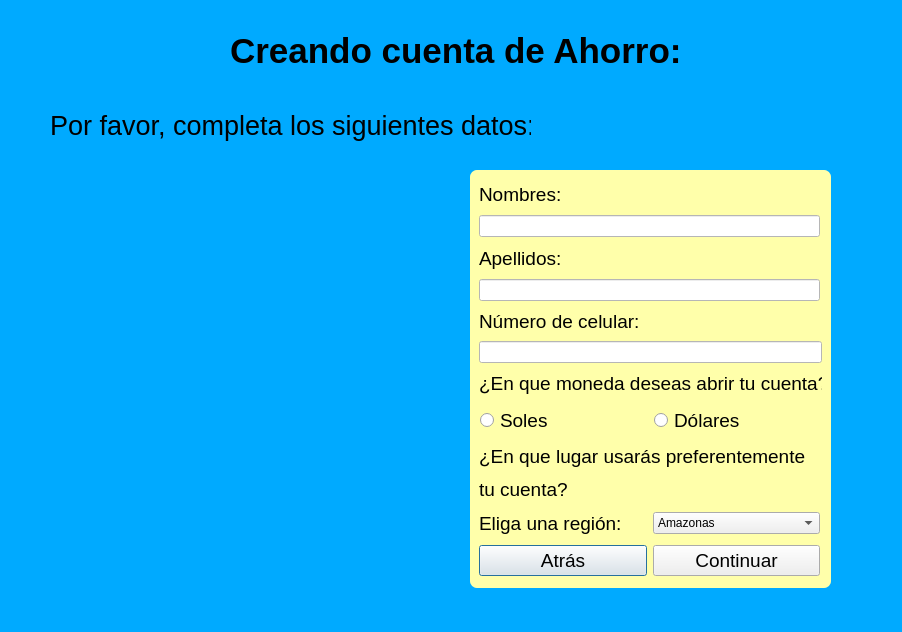
<?xml version="1.0" encoding="UTF-8"?>
<ui version="4.0">
 <class>Ahorro</class>
 <widget class="QDialog" name="Ahorro">
  <property name="geometry">
   <rect>
    <x>0</x>
    <y>0</y>
    <width>902</width>
    <height>632</height>
   </rect>
  </property>
  <property name="windowTitle">
   <string>Dialog</string>
  </property>
  <property name="styleSheet">
   <string notr="true">#Ahorro{
background-color:rgb(0, 170, 255);
}</string>
  </property>
  <widget class="QLabel" name="label">
   <property name="geometry">
    <rect>
     <x>230</x>
     <y>20</y>
     <width>451</width>
     <height>61</height>
    </rect>
   </property>
   <property name="font">
    <font>
     <pointsize>26</pointsize>
     <bold>true</bold>
    </font>
   </property>
   <property name="styleSheet">
    <string notr="true">#label{
color:black;
}</string>
   </property>
   <property name="text">
    <string>Creando cuenta de Ahorro:</string>
   </property>
  </widget>
  <widget class="QGroupBox" name="contenedorDatosAhorro">
   <property name="geometry">
    <rect>
     <x>470</x>
     <y>170</y>
     <width>361</width>
     <height>418</height>
    </rect>
   </property>
   <property name="styleSheet">
    <string notr="true">#contenedorDatosAhorro{
background-color:rgb(255, 255, 170);
border-radius:7px;
}</string>
   </property>
   <property name="title">
    <string/>
   </property>
   <widget class="QWidget" name="">
    <property name="geometry">
     <rect>
      <x>9</x>
      <y>9</y>
      <width>341</width>
      <height>58</height>
     </rect>
    </property>
    <layout class="QVBoxLayout" name="verticalLayout">
     <item>
      <widget class="QLabel" name="label_8">
       <property name="font">
        <font>
         <pointsize>14</pointsize>
        </font>
       </property>
       <property name="styleSheet">
        <string notr="true">#label_8{
color: black;
}</string>
       </property>
       <property name="text">
        <string>Nombres:</string>
       </property>
      </widget>
     </item>
     <item>
      <widget class="QLineEdit" name="nombres">
       <property name="styleSheet">
        <string notr="true">#nombres{
background-color:white;
}</string>
       </property>
      </widget>
     </item>
    </layout>
   </widget>
   <widget class="QWidget" name="">
    <property name="geometry">
     <rect>
      <x>9</x>
      <y>73</y>
      <width>341</width>
      <height>58</height>
     </rect>
    </property>
    <layout class="QVBoxLayout" name="verticalLayout_3">
     <item>
      <widget class="QLabel" name="label_9">
       <property name="font">
        <font>
         <pointsize>14</pointsize>
        </font>
       </property>
       <property name="styleSheet">
        <string notr="true">#label_9{
color: black;
}</string>
       </property>
       <property name="text">
        <string>Apellidos:</string>
       </property>
      </widget>
     </item>
     <item>
      <widget class="QLineEdit" name="apellidos">
       <property name="styleSheet">
        <string notr="true">#apellidos{
background-color:white;
}</string>
       </property>
      </widget>
     </item>
    </layout>
   </widget>
   <widget class="QWidget" name="">
    <property name="geometry">
     <rect>
      <x>9</x>
      <y>137</y>
      <width>343</width>
      <height>90</height>
     </rect>
    </property>
    <layout class="QGridLayout" name="gridLayout_2">
     <item row="0" column="0">
      <widget class="QLabel" name="label_2">
       <property name="font">
        <font>
         <pointsize>14</pointsize>
        </font>
       </property>
       <property name="styleSheet">
        <string notr="true">#label_2{
color:black;
}</string>
       </property>
       <property name="text">
        <string>Número de celular:</string>
       </property>
      </widget>
     </item>
     <item row="1" column="0">
      <widget class="QLineEdit" name="celular">
       <property name="styleSheet">
        <string notr="true">#celular{
background:white;
}</string>
       </property>
      </widget>
     </item>
     <item row="2" column="0">
      <widget class="QLabel" name="label_4">
       <property name="font">
        <font>
         <pointsize>14</pointsize>
        </font>
       </property>
       <property name="styleSheet">
        <string notr="true">#label_4{
color:black;
}</string>
       </property>
       <property name="text">
        <string>¿En que moneda deseas abrir tu cuenta?</string>
       </property>
      </widget>
     </item>
    </layout>
   </widget>
   <widget class="QWidget" name="">
    <property name="geometry">
     <rect>
      <x>9</x>
      <y>273</y>
      <width>341</width>
      <height>60</height>
     </rect>
    </property>
    <layout class="QVBoxLayout" name="verticalLayout_2">
     <item>
      <widget class="QLabel" name="label_5">
       <property name="font">
        <font>
         <pointsize>14</pointsize>
        </font>
       </property>
       <property name="styleSheet">
        <string notr="true">#label_5{
color:black;
}</string>
       </property>
       <property name="text">
        <string>¿En que lugar usarás preferentemente</string>
       </property>
      </widget>
     </item>
     <item>
      <widget class="QLabel" name="label_6">
       <property name="font">
        <font>
         <pointsize>14</pointsize>
        </font>
       </property>
       <property name="styleSheet">
        <string notr="true">#label_6{
color:black;
}</string>
       </property>
       <property name="text">
        <string>tu cuenta?</string>
       </property>
      </widget>
     </item>
    </layout>
   </widget>
   <widget class="QWidget" name="">
    <property name="geometry">
     <rect>
      <x>9</x>
      <y>339</y>
      <width>341</width>
      <height>28</height>
     </rect>
    </property>
    <layout class="QHBoxLayout" name="horizontalLayout_2">
     <item>
      <widget class="QLabel" name="label_7">
       <property name="font">
        <font>
         <pointsize>14</pointsize>
        </font>
       </property>
       <property name="styleSheet">
        <string notr="true">#label_7{
color:black;
}</string>
       </property>
       <property name="text">
        <string>Eliga una región:</string>
       </property>
      </widget>
     </item>
     <item>
      <widget class="QComboBox" name="opcionesRegion">
       <item>
        <property name="text">
         <string>Amazonas</string>
        </property>
       </item>
       <item>
        <property name="text">
         <string>Áncash</string>
        </property>
       </item>
       <item>
        <property name="text">
         <string>Apurímac</string>
        </property>
       </item>
       <item>
        <property name="text">
         <string>Arequipa</string>
        </property>
       </item>
       <item>
        <property name="text">
         <string>Ayacucho</string>
        </property>
       </item>
       <item>
        <property name="text">
         <string>Cajamarca</string>
        </property>
       </item>
       <item>
        <property name="text">
         <string>Callao</string>
        </property>
       </item>
       <item>
        <property name="text">
         <string>Cusco</string>
        </property>
       </item>
       <item>
        <property name="text">
         <string>Huancavelica</string>
        </property>
       </item>
       <item>
        <property name="text">
         <string>Huánuco</string>
        </property>
       </item>
       <item>
        <property name="text">
         <string>Ica</string>
        </property>
       </item>
       <item>
        <property name="text">
         <string>Junín</string>
        </property>
       </item>
       <item>
        <property name="text">
         <string>La Libertad</string>
        </property>
       </item>
       <item>
        <property name="text">
         <string>Lambayeque</string>
        </property>
       </item>
       <item>
        <property name="text">
         <string>Lima Metropolitana</string>
        </property>
       </item>
       <item>
        <property name="text">
         <string>Lima (departamento)</string>
        </property>
       </item>
       <item>
        <property name="text">
         <string>Loreto</string>
        </property>
       </item>
       <item>
        <property name="text">
         <string>Madre de Dios</string>
        </property>
       </item>
       <item>
        <property name="text">
         <string>Moquegua</string>
        </property>
       </item>
       <item>
        <property name="text">
         <string>Pasco</string>
        </property>
       </item>
       <item>
        <property name="text">
         <string>Piura</string>
        </property>
       </item>
       <item>
        <property name="text">
         <string>Puno</string>
        </property>
       </item>
       <item>
        <property name="text">
         <string>San Martín</string>
        </property>
       </item>
       <item>
        <property name="text">
         <string>Tacna</string>
        </property>
       </item>
       <item>
        <property name="text">
         <string>Tumbes</string>
        </property>
       </item>
       <item>
        <property name="text">
         <string>Ucayali</string>
        </property>
       </item>
      </widget>
     </item>
    </layout>
   </widget>
   <widget class="QWidget" name="">
    <property name="geometry">
     <rect>
      <x>9</x>
      <y>373</y>
      <width>341</width>
      <height>36</height>
     </rect>
    </property>
    <layout class="QGridLayout" name="gridLayout">
     <item row="0" column="0">
      <widget class="QPushButton" name="btnVentanaElegir">
       <property name="font">
        <font>
         <pointsize>14</pointsize>
         <bold>false</bold>
        </font>
       </property>
       <property name="text">
        <string>Atrás</string>
       </property>
      </widget>
     </item>
     <item row="0" column="1">
      <widget class="QPushButton" name="btnVentanaAhorro">
       <property name="font">
        <font>
         <pointsize>14</pointsize>
         <bold>false</bold>
        </font>
       </property>
       <property name="text">
        <string>Continuar</string>
       </property>
      </widget>
     </item>
    </layout>
   </widget>
   <widget class="QWidget" name="">
    <property name="geometry">
     <rect>
      <x>10</x>
      <y>234</y>
      <width>341</width>
      <height>34</height>
     </rect>
    </property>
    <layout class="QHBoxLayout" name="horizontalLayout">
     <item>
      <widget class="QRadioButton" name="soles">
       <property name="font">
        <font>
         <pointsize>14</pointsize>
        </font>
       </property>
       <property name="styleSheet">
        <string notr="true">#soles{
color:black;
}</string>
       </property>
       <property name="text">
        <string>Soles</string>
       </property>
      </widget>
     </item>
     <item>
      <widget class="QRadioButton" name="dolares">
       <property name="font">
        <font>
         <pointsize>14</pointsize>
        </font>
       </property>
       <property name="styleSheet">
        <string notr="true">#dolares{
color:black;
}</string>
       </property>
       <property name="text">
        <string>Dólares</string>
       </property>
      </widget>
     </item>
    </layout>
   </widget>
  </widget>
  <widget class="QLabel" name="label_3">
   <property name="geometry">
    <rect>
     <x>50</x>
     <y>100</y>
     <width>481</width>
     <height>51</height>
    </rect>
   </property>
   <property name="font">
    <font>
     <pointsize>20</pointsize>
    </font>
   </property>
   <property name="styleSheet">
    <string notr="true">#label_3{
color:black;
}</string>
   </property>
   <property name="text">
    <string>Por favor, completa los siguientes datos:</string>
   </property>
  </widget>
 </widget>
 <resources/>
 <connections/>
</ui>
